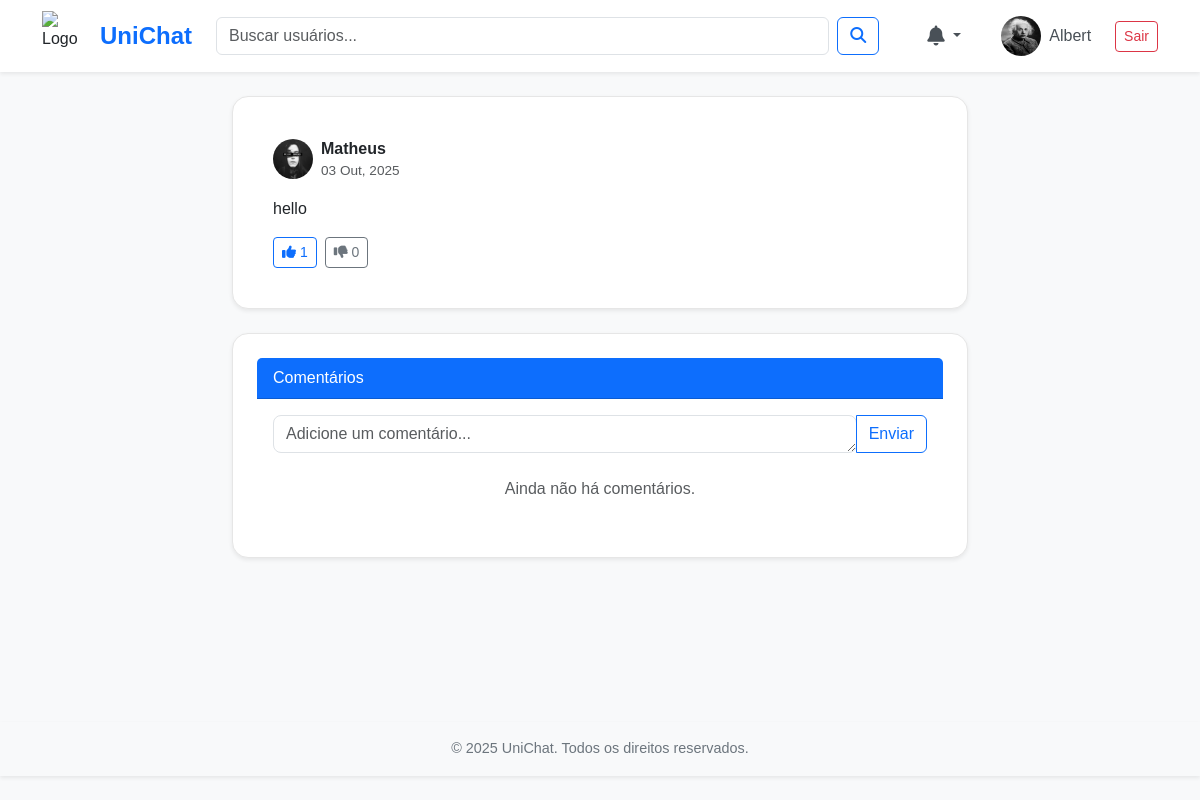
Screenshot of /posts/14/ (signed in) with the database file from the repository.
### users/models.py (models this page shows, shortened)
class Profile(models.Model):
    user = models.OneToOneField('auth.User', on_delete=models.CASCADE)
    bio = models.TextField(blank=True)
    avatar = models.ImageField(upload_to='avatars/', blank=True, null=True)
    date_of_birth = models.DateField(null=True, blank=True)
    location = models.CharField(max_length=100, blank=True)
    website = models.URLField(max_length=200, blank=True)
    course = models.ManyToManyField(Course, related_name='students', blank=True)
    following = models.ManyToManyField(User, related_name='followers', symmetrical=False, blank=True)
    is_teacher = models.BooleanField(default=False)

### posts/models.py (models this page shows, shortened)
class Post(models.Model):
    author = models.ForeignKey(User, on_delete=models.CASCADE)
    content = models.TextField()
    image = models.ImageField(upload_to='posts/', blank=True, null=True)
    created_at = models.DateTimeField(auto_now_add=True)
    @property
    def likes_count(self):
        return self.votes.filter(vote_type='like').count()
    @property
    def dislikes_count(self):
        return self.votes.filter(vote_type='dislike').count()

### posts/views.py (the view)
# urls.py: path('<int:post_id>/', views.post_detail, name='post_detail'),
def post_detail(request, post_id):
    post = get_object_or_404(Post, id=post_id)
    context = {
        'post': post,
    }
    return render(request, 'posts/post_detail.html', context)

### posts/templates/posts/post_detail.html (shortened to what this page needs)
{% extends 'base.html' %}
{% load static %}
{% block content %}
<div class="row justify-content-center">
    <div class="col-lg-8">
        <div class="card shadow-sm mb-4">
            <div class="card-body">
                <div class="d-flex align-items-center mb-3">
                    <img src="{% if post.author.profile.avatar %}{{ post.author.profile.avatar.url }}{% else %}{% static 'img/default_profile.png' %}{% endif %}" alt="Foto de Perfil" width="40" height="40" class="rounded-circle me-2">
                    <div>
                        <a href="{% url 'profile' username=post.author.username %}" class="fw-bold text-dark text-decoration-none">{{ post.author.username }}</a>
                        <span class="text-muted d-block" style="font-size: 0.85em;">{{ post.created_at|date:"d M, Y" }}</span>
                    </div>
                </div>
                <p class="card-text">{{ post.content }}</p>
                <div class="d-flex align-items-center">
                    <button class="btn btn-sm btn-outline-primary me-2" onclick="votePost({{ post.id }}, 'like')">
                        <i class="fas fa-thumbs-up"></i> <span id="likes-count-{{ post.id }}">{{ post.likes_count }}</span>
                    </button>
                    <button class="btn btn-sm btn-outline-secondary" onclick="votePost({{ post.id }}, 'dislike')">
                        <i class="fas fa-thumbs-down"></i> <span id="dislikes-count-{{ post.id }}">{{ post.dislikes_count }}</span>
                    </button>
                </div>
            </div>
        </div>
        <div class="card shadow-sm">
            <div class="card-header bg-primary text-white">
                Comentários
            </div>
            <div class="card-body">
                <form action="{% url 'posts:add_comment_to_post' post_id=post.id %}" method="post" class="mb-4">
                    <div class="input-group">
                        <textarea name="text" class="form-control" placeholder="Adicione um comentário..." rows="1" required></textarea>
                        <button class="btn btn-outline-primary" type="submit">Enviar</button>
                    </div>
                </form>
                <ul class="list-unstyled">
                    {% for comment in post.comment_set.all %}
                    <li class="mb-3 border-bottom pb-2">
                        <div class="d-flex align-items-start">
                            <img src="{% if comment.author.profile.avatar %}{{ comment.author.profile.avatar.url }}{% else %}{% static 'img/default_profile.png' %}{% endif %}" alt="Avatar" width="30" height="30" class="rounded-circle me-2">
                            <div>
                                <strong class="text-dark">{{ comment.author.username }}</strong>
                                <small class="text-muted d-block">{{ comment.created_at|date:"d M, Y H:i" }}</small>
                                <p class="mb-1">{{ comment.text }}</p>
                            </div>
                        </div>
                        {% if comment.reply_set.all %}
                        <div class="ms-4 mt-2">
                            {% for reply in comment.reply_set.all %}
                            <div class="d-flex align-items-start mb-2">
                                <img src="{% if reply.author.profile.avatar %}{{ reply.author.profile.avatar.url }}{% else %}{% static 'img/default_profile.png' %}{% endif %}" alt="Avatar" width="25" height="25" class="rounded-circle me-2">
                                <div>
                                    <strong class="text-dark">{{ reply.author.username }}</strong>
                                    <small class="text-muted d-block">{{ reply.created_at|date:"d M, Y H:i" }}</small>
                                    <p class="mb-0">{{ reply.text }}</p>
                                </div>
                            </div>
                            {% endfor %}
                        </div>
                        {% endif %}
                    </li>
                    {% empty %}
                    <p class="text-center text-muted">Ainda não há comentários.</p>
                    {% endfor %}
                </ul>
            </div>
        </div>
    </div>
</div>
{% endblock %}

### core/templates/base.html (shortened to what this page needs)
<!DOCTYPE html>
<html lang="pt-br">
<head>
    {% load static %}
    <link href="https://cdn.jsdelivr.net/npm/bootstrap@5.3.8/dist/css/bootstrap.min.css" rel="stylesheet">
    <link rel="stylesheet" href="{% static 'chat.css' %}">
    <link rel="stylesheet" href="{% static 'base.css' %}">
    <link rel="stylesheet" href="https://cdnjs.cloudflare.com/ajax/libs/font-awesome/6.4.0/css/all.min.css">
</head>
<body class="d-flex flex-column min-vh-100">
    <header class="header-principal bg-white shadow-sm">
        <nav class="d-flex align-items-center justify-content-between container py-2">
            <a href="{% url 'home' %}" class="d-flex align-items-center text-decoration-none text-dark">
                <img src="{% static 'img/LOGO_PAINEL.png' %}" alt="Logo" width="50" height="50" class="me-2">
                <span class="fs-4 fw-bold text-primary">UniChat</span>
            </a>
            <div class="flex-fill mx-4" style="position: relative;">
                <div class="d-flex align-items-center" style="max-width: 800px;">
                    <input type="text" id="search-input" name="q" class="form-control me-2"
                        placeholder="Buscar usuários..." aria-label="Busca usuários">
                    <button type="submit" id="search-button" class="btn btn-outline-primary"><i
                            class="fas fa-search"></i></button>
                </div>
            </div>
            <ul class="nav align-items-center gap-2 mb-0">
                {% if user.is_authenticated %}
                <li class="nav-item">
                <li class="nav-item dropdown">
                    <a class="nav-link position-relative dropdown-toggle" href="#" id="notificationsDropdown"
                        role="button" data-bs-toggle="dropdown" aria-expanded="false">
                        <i class="fas fa-bell fa-lg"></i>
                    </a>
                </li>
                <li class="nav-item d-flex align-items-center gap-2">
                    <a class="nav-link d-flex align-items-center gap-2"
                        href="{% url 'profile' username=user.username %}">
                        <img src="{% if user.profile.avatar %}{{ user.profile.avatar.url }}{% else %}{% static 'img/default_profile.png' %}{% endif %}"
                            alt="Foto de Perfil" width="40" height="40" class="rounded-circle">
                        <span>{{ user.username }}</span>
                    </a>
                </li>
                <li class="nav-item">
                    <form action="{% url 'logout' %}" method="post" class="m-0">
                        <button type="submit" class="btn btn-outline-danger btn-sm">Sair</button>
                    </form>
                </li>
                {% endif %}
            </ul>
        </nav>
    </header>
    <main class="container my-4 flex-fill">
        {% block content %}{% endblock %}
    </main>
    <footer class="text-center py-3 bg-light shadow-sm mt-auto">
        <p class="mb-0">&copy; 2025 UniChat. Todos os direitos reservados.</p>
    </footer>
</body>
</html>

### core/static/chat.css (style rules this page uses)
:root { --cor-primaria: #0a4ebd; --cor-primaria-hover: #083d9b; --cor-fundo: #f0f2f5; --cor-fundo-form: #ffffff; --cor-fundo-ponto: rgba(0, 0, 0, 0.08); }

### core/static/base.css (style rules this page uses)
body { background-color: #f8f9fa; font-family: 'Arial', sans-serif; color: #212529; }
.header-principal { background-color: #fff; box-shadow: 0 2px 6px rgba(0,0,0,0.05); position: sticky; top: 0; z-index: 1000; }
.nav-link { color: #495057; font-weight: 500; }
.btn-outline-primary { color: #0d6efd; border-color: #0d6efd; }
.input-group .form-control { border-radius: 0 0.375rem 0.375rem 0; }
footer { font-size: 0.9rem; color: #6c757d; }
.card { border-radius: 16px; background: #ffffff; border: 1px solid #e6e6e6; padding: 1.5rem; }
form input, form select, form textarea { border-radius: 8px !important; }

### rows the page displays
Post: author.avatar (picture), author.username "Matheus", created_at "03 Out, 2025", content "hello", likes_count "1", dislikes_count "0"

### other values shown
{{ user.username }} "Albert"
